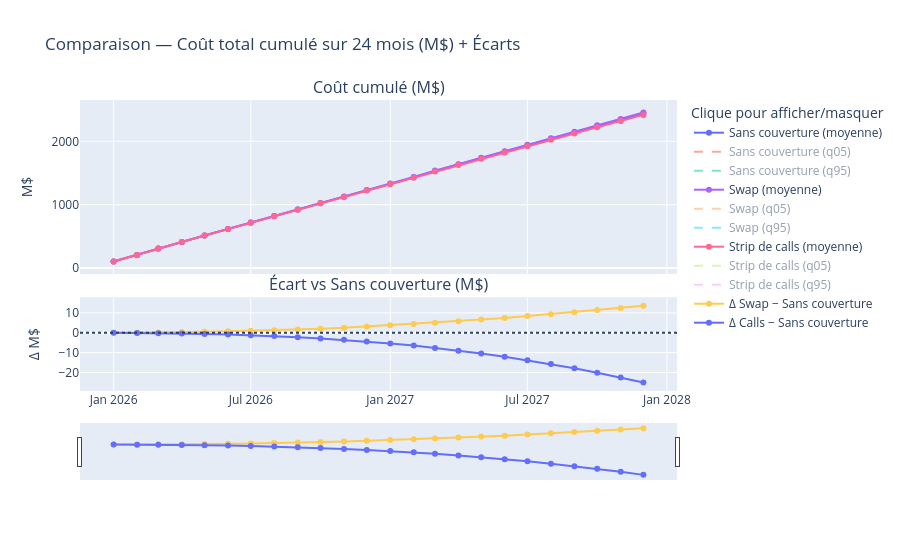

Here is the notebook cell this chart was saved with:
### Code cell
import numpy as np
import pandas as pd
import plotly.graph_objects as go
from plotly.subplots import make_subplots

x = pd.to_datetime(labels, format="%b-%y")
scale = 1e6  # en M$

# Convertir en M$
m_unh_m  = np.array(m_unh)  / scale
m_swp_m  = np.array(m_swp)  / scale
m_cal_m  = np.array(m_cal)  / scale

q05_unh_m = np.array(q05_unh) / scale
q95_unh_m = np.array(q95_unh) / scale
q05_swp_m = np.array(q05_swp) / scale
q95_swp_m = np.array(q95_swp) / scale
q05_cal_m = np.array(q05_cal) / scale
q95_cal_m = np.array(q95_cal) / scale

# Écarts (moyennes) vs sans couverture
d_swp = m_swp_m - m_unh_m
d_cal = m_cal_m - m_unh_m

fig = make_subplots(
    rows=2, cols=1, shared_xaxes=True, vertical_spacing=0.08,
    row_heights=[0.65, 0.35],
    subplot_titles=("Coût cumulé (M$)", "Écart vs Sans couverture (M$)")
)

def add_levels(mean, q05, q95, name):
    fig.add_trace(go.Scatter(
        x=x, y=mean, mode="lines+markers",
        name=f"{name} (moyenne)",
        hovertemplate="%{x|%b-%y}<br>"+f"{name}: "+"%{y:,.2f} M$<extra></extra>"
    ), row=1, col=1)

    fig.add_trace(go.Scatter(
        x=x, y=q05, mode="lines", line=dict(dash="dash"),
        name=f"{name} (q05)", visible="legendonly",
        hovertemplate="%{x|%b-%y}<br>"+f"{name} q05: "+"%{y:,.2f} M$<extra></extra>"
    ), row=1, col=1)

    fig.add_trace(go.Scatter(
        x=x, y=q95, mode="lines", line=dict(dash="dash"),
        name=f"{name} (q95)", visible="legendonly",
        hovertemplate="%{x|%b-%y}<br>"+f"{name} q95: "+"%{y:,.2f} M$<extra></extra>"
    ), row=1, col=1)

add_levels(m_unh_m, q05_unh_m, q95_unh_m, "Sans couverture")
add_levels(m_swp_m, q05_swp_m, q95_swp_m, "Swap")
add_levels(m_cal_m, q05_cal_m, q95_cal_m, "Strip de calls")

# Panneau des écarts
fig.add_trace(go.Scatter(
    x=x, y=d_swp, mode="lines+markers",
    name="Δ Swap − Sans couverture",
    hovertemplate="%{x|%b-%y}<br>Δ Swap: %{y:,.2f} M$<extra></extra>"
), row=2, col=1)

fig.add_trace(go.Scatter(
    x=x, y=d_cal, mode="lines+markers",
    name="Δ Calls − Sans couverture",
    hovertemplate="%{x|%b-%y}<br>Δ Calls: %{y:,.2f} M$<extra></extra>"
), row=2, col=1)

# Ligne y=0 pour lire l'écart facilement
fig.add_hline(y=0, line_dash="dot", row=2, col=1)

fig.update_layout(
    title="Comparaison — Coût total cumulé sur 24 mois (M$) + Écarts",
    hovermode="x unified",
    legend_title="Clique pour afficher/masquer",
)

fig.update_yaxes(title_text="M$", row=1, col=1)
fig.update_yaxes(title_text="Δ M$", row=2, col=1)
fig.update_xaxes(rangeslider_visible=True, row=2, col=1)

fig.show()

### Figure 1 — Plotly figure (JSON) as saved in the notebook; plotly's stock layout.template omitted (floating-point values rounded to 4 significant figures)
{"data": [{"hovertemplate": "%{x|%b-%y}<br>Sans couverture: %{y:,.2f} M$<extra></extra>", "mode": "lines+markers", "name": "Sans couverture (moyenne)", "type": "scatter", "x": ["2026-01-01T00:00:00", "2026-02-01T00:00:00", "2026-03-01T00:00:00", "2026-04-01T00:00:00", "2026-05-01T00:00:00", "2026-06-01T00:00:00", "2026-07-01T00:00:00", "2026-08-01T00:00:00", "2026-09-01T00:00:00", "2026-10-01T00:00:00", "2026-11-01T00:00:00", "2026-12-01T00:00:00", "2027-01-01T00:00:00", "2027-02-01T00:00:00", "2027-03-01T00:00:00", "2027-04-01T00:00:00", "2027-05-01T00:00:00", "2027-06-01T00:00:00", "2027-07-01T00:00:00", "2027-08-01T00:00:00", "2027-09-01T00:00:00", "2027-10-01T00:00:00", "2027-11-01T00:00:00", "2027-12-01T00:00:00"], "xaxis": "x", "y": [102.9, 205.6, 308.2, 410.8, 513.2, 615.7, 718.0, 820.2, 922.3, 1024.0, 1126.0, 1228.0, 1330.0, 1431.0, 1533.0, 1634.0, 1735.0, 1837.0, 1938.0, 2039.0, 2139.0, 2240.0, 2341.0, 2442.0], "yaxis": "y"}, {"hovertemplate": "%{x|%b-%y}<br>Sans couverture q05: %{y:,.2f} M$<extra></extra>", "line": {"dash": "dash"}, "mode": "lines", "name": "Sans couverture (q05)", "type": "scatter", "visible": "legendonly", "x": ["2026-01-01T00:00:00", "2026-02-01T00:00:00", "2026-03-01T00:00:00", "2026-04-01T00:00:00", "2026-05-01T00:00:00", "2026-06-01T00:00:00", "2026-07-01T00:00:00", "2026-08-01T00:00:00", "2026-09-01T00:00:00", "2026-10-01T00:00:00", "2026-11-01T00:00:00", "2026-12-01T00:00:00", "2027-01-01T00:00:00", "2027-02-01T00:00:00", "2027-03-01T00:00:00", "2027-04-01T00:00:00", "2027-05-01T00:00:00", "2027-06-01T00:00:00", "2027-07-01T00:00:00", "2027-08-01T00:00:00", "2027-09-01T00:00:00", "2027-10-01T00:00:00", "2027-11-01T00:00:00", "2027-12-01T00:00:00"], "xaxis": "x", "y": [88.53, 182.7, 277.1, 371.8, 466.2, 561.1, 655.5, 750.1, 844.3, 938.3, 1033.0, 1127.0, 1221.0, 1315.0, 1408.0, 1502.0, 1596.0, 1689.0, 1782.0, 1875.0, 1968.0, 2062.0, 2155.0, 2248.0], "yaxis": "y"}, {"hovertemplate": "%{x|%b-%y}<br>Sans couverture q95: %{y:,.2f} M$<extra></extra>", "line": {"dash": "dash"}, "mode": "lines", "name": "Sans couverture (q95)", "type": "scatter", "visible": "legendonly", "x": ["2026-01-01T00:00:00", "2026-02-01T00:00:00", "2026-03-01T00:00:00", "2026-04-01T00:00:00", "2026-05-01T00:00:00", "2026-06-01T00:00:00", "2026-07-01T00:00:00", "2026-08-01T00:00:00", "2026-09-01T00:00:00", "2026-10-01T00:00:00", "2026-11-01T00:00:00", "2026-12-01T00:00:00", "2027-01-01T00:00:00", "2027-02-01T00:00:00", "2027-03-01T00:00:00", "2027-04-01T00:00:00", "2027-05-01T00:00:00", "2027-06-01T00:00:00", "2027-07-01T00:00:00", "2027-08-01T00:00:00", "2027-09-01T00:00:00", "2027-10-01T00:00:00", "2027-11-01T00:00:00", "2027-12-01T00:00:00"], "xaxis": "x", "y": [118.5, 230.4, 341.6, 452.6, 563.4, 674.2, 784.8, 895.0, 1005.0, 1116.0, 1226.0, 1336.0, 1446.0, 1556.0, 1666.0, 1775.0, 1885.0, 1994.0, 2103.0, 2213.0, 2322.0, 2431.0, 2540.0, 2649.0], "yaxis": "y"}, {"hovertemplate": "%{x|%b-%y}<br>Swap: %{y:,.2f} M$<extra></extra>", "mode": "lines+markers", "name": "Swap (moyenne)", "type": "scatter", "x": ["2026-01-01T00:00:00", "2026-02-01T00:00:00", "2026-03-01T00:00:00", "2026-04-01T00:00:00", "2026-05-01T00:00:00", "2026-06-01T00:00:00", "2026-07-01T00:00:00", "2026-08-01T00:00:00", "2026-09-01T00:00:00", "2026-10-01T00:00:00", "2026-11-01T00:00:00", "2026-12-01T00:00:00", "2027-01-01T00:00:00", "2027-02-01T00:00:00", "2027-03-01T00:00:00", "2027-04-01T00:00:00", "2027-05-01T00:00:00", "2027-06-01T00:00:00", "2027-07-01T00:00:00", "2027-08-01T00:00:00", "2027-09-01T00:00:00", "2027-10-01T00:00:00", "2027-11-01T00:00:00", "2027-12-01T00:00:00"], "xaxis": "x", "y": [102.9, 205.7, 308.4, 411.1, 513.8, 616.4, 718.9, 821.5, 923.9, 1026.0, 1129.0, 1231.0, 1333.0, 1436.0, 1538.0, 1640.0, 1742.0, 1844.0, 1946.0, 2048.0, 2150.0, 2252.0, 2353.0, 2455.0], "yaxis": "y"}, {"hovertemplate": "%{x|%b-%y}<br>Swap q05: %{y:,.2f} M$<extra></extra>", "line": {"dash": "dash"}, "mode": "lines", "name": "Swap (q05)", "type": "scatter", "visible": "legendonly", "x": ["2026-01-01T00:00:00", "2026-02-01T00:00:00", "2026-03-01T00:00:00", "2026-04-01T00:00:00", "2026-05-01T00:00:00", "2026-06-01T00:00:00", "2026-07-01T00:00:00", "2026-08-01T00:00:00", "2026-09-01T00:00:00", "2026-10-01T00:00:00", "2026-11-01T00:00:00", "2026-12-01T00:00:00", "2027-01-01T00:00:00", "2027-02-01T00:00:00", "2027-03-01T00:00:00", "2027-04-01T00:00:00", "2027-05-01T00:00:00", "2027-06-01T00:00:00", "2027-07-01T00:00:00", "2027-08-01T00:00:00", "2027-09-01T00:00:00", "2027-10-01T00:00:00", "2027-11-01T00:00:00", "2027-12-01T00:00:00"], "xaxis": "x", "y": [102.9, 205.7, 308.4, 411.1, 513.8, 616.4, 718.9, 821.5, 923.9, 1026.0, 1129.0, 1231.0, 1333.0, 1436.0, 1538.0, 1640.0, 1742.0, 1844.0, 1946.0, 2048.0, 2150.0, 2252.0, 2353.0, 2455.0], "yaxis": "y"}, {"hovertemplate": "%{x|%b-%y}<br>Swap q95: %{y:,.2f} M$<extra></extra>", "line": {"dash": "dash"}, "mode": "lines", "name": "Swap (q95)", "type": "scatter", "visible": "legendonly", "x": ["2026-01-01T00:00:00", "2026-02-01T00:00:00", "2026-03-01T00:00:00", "2026-04-01T00:00:00", "2026-05-01T00:00:00", "2026-06-01T00:00:00", "2026-07-01T00:00:00", "2026-08-01T00:00:00", "2026-09-01T00:00:00", "2026-10-01T00:00:00", "2026-11-01T00:00:00", "2026-12-01T00:00:00", "2027-01-01T00:00:00", "2027-02-01T00:00:00", "2027-03-01T00:00:00", "2027-04-01T00:00:00", "2027-05-01T00:00:00", "2027-06-01T00:00:00", "2027-07-01T00:00:00", "2027-08-01T00:00:00", "2027-09-01T00:00:00", "2027-10-01T00:00:00", "2027-11-01T00:00:00", "2027-12-01T00:00:00"], "xaxis": "x", "y": [102.9, 205.7, 308.4, 411.1, 513.8, 616.4, 718.9, 821.5, 923.9, 1026.0, 1129.0, 1231.0, 1333.0, 1436.0, 1538.0, 1640.0, 1742.0, 1844.0, 1946.0, 2048.0, 2150.0, 2252.0, 2353.0, 2455.0], "yaxis": "y"}, {"hovertemplate": "%{x|%b-%y}<br>Strip de calls: %{y:,.2f} M$<extra></extra>", "mode": "lines+markers", "name": "Strip de calls (moyenne)", "type": "scatter", "x": ["2026-01-01T00:00:00", "2026-02-01T00:00:00", "2026-03-01T00:00:00", "2026-04-01T00:00:00", "2026-05-01T00:00:00", "2026-06-01T00:00:00", "2026-07-01T00:00:00", "2026-08-01T00:00:00", "2026-09-01T00:00:00", "2026-10-01T00:00:00", "2026-11-01T00:00:00", "2026-12-01T00:00:00", "2027-01-01T00:00:00", "2027-02-01T00:00:00", "2027-03-01T00:00:00", "2027-04-01T00:00:00", "2027-05-01T00:00:00", "2027-06-01T00:00:00", "2027-07-01T00:00:00", "2027-08-01T00:00:00", "2027-09-01T00:00:00", "2027-10-01T00:00:00", "2027-11-01T00:00:00", "2027-12-01T00:00:00"], "xaxis": "x", "y": [102.8, 205.5, 308.0, 410.4, 512.7, 614.8, 716.7, 818.5, 920.0, 1021.0, 1123.0, 1223.0, 1324.0, 1425.0, 1525.0, 1625.0, 1725.0, 1825.0, 1924.0, 2023.0, 2122.0, 2220.0, 2318.0, 2416.0], "yaxis": "y"}, {"hovertemplate": "%{x|%b-%y}<br>Strip de calls q05: %{y:,.2f} M$<extra></extra>", "line": {"dash": "dash"}, "mode": "lines", "name": "Strip de calls (q05)", "type": "scatter", "visible": "legendonly", "x": ["2026-01-01T00:00:00", "2026-02-01T00:00:00", "2026-03-01T00:00:00", "2026-04-01T00:00:00", "2026-05-01T00:00:00", "2026-06-01T00:00:00", "2026-07-01T00:00:00", "2026-08-01T00:00:00", "2026-09-01T00:00:00", "2026-10-01T00:00:00", "2026-11-01T00:00:00", "2026-12-01T00:00:00", "2027-01-01T00:00:00", "2027-02-01T00:00:00", "2027-03-01T00:00:00", "2027-04-01T00:00:00", "2027-05-01T00:00:00", "2027-06-01T00:00:00", "2027-07-01T00:00:00", "2027-08-01T00:00:00", "2027-09-01T00:00:00", "2027-10-01T00:00:00", "2027-11-01T00:00:00", "2027-12-01T00:00:00"], "xaxis": "x", "y": [92.64, 191.3, 290.1, 388.9, 487.9, 587.1, 686.1, 785.1, 884.0, 982.9, 1082.0, 1180.0, 1279.0, 1377.0, 1476.0, 1574.0, 1672.0, 1769.0, 1867.0, 1964.0, 2061.0, 2158.0, 2255.0, 2352.0], "yaxis": "y"}, {"hovertemplate": "%{x|%b-%y}<br>Strip de calls q95: %{y:,.2f} M$<extra></extra>", "line": {"dash": "dash"}, "mode": "lines", "name": "Strip de calls (q95)", "type": "scatter", "visible": "legendonly", "x": ["2026-01-01T00:00:00", "2026-02-01T00:00:00", "2026-03-01T00:00:00", "2026-04-01T00:00:00", "2026-05-01T00:00:00", "2026-06-01T00:00:00", "2026-07-01T00:00:00", "2026-08-01T00:00:00", "2026-09-01T00:00:00", "2026-10-01T00:00:00", "2026-11-01T00:00:00", "2026-12-01T00:00:00", "2027-01-01T00:00:00", "2027-02-01T00:00:00", "2027-03-01T00:00:00", "2027-04-01T00:00:00", "2027-05-01T00:00:00", "2027-06-01T00:00:00", "2027-07-01T00:00:00", "2027-08-01T00:00:00", "2027-09-01T00:00:00", "2027-10-01T00:00:00", "2027-11-01T00:00:00", "2027-12-01T00:00:00"], "xaxis": "x", "y": [106.0, 212.1, 318.4, 424.7, 531.0, 636.0, 740.5, 844.7, 948.6, 1052.0, 1156.0, 1259.0, 1361.0, 1464.0, 1566.0, 1668.0, 1770.0, 1871.0, 1972.0, 2072.0, 2173.0, 2273.0, 2373.0, 2472.0], "yaxis": "y"}, {"hovertemplate": "%{x|%b-%y}<br>Δ Swap: %{y:,.2f} M$<extra></extra>", "mode": "lines+markers", "name": "Δ Swap − Sans couverture", "type": "scatter", "x": ["2026-01-01T00:00:00", "2026-02-01T00:00:00", "2026-03-01T00:00:00", "2026-04-01T00:00:00", "2026-05-01T00:00:00", "2026-06-01T00:00:00", "2026-07-01T00:00:00", "2026-08-01T00:00:00", "2026-09-01T00:00:00", "2026-10-01T00:00:00", "2026-11-01T00:00:00", "2026-12-01T00:00:00", "2027-01-01T00:00:00", "2027-02-01T00:00:00", "2027-03-01T00:00:00", "2027-04-01T00:00:00", "2027-05-01T00:00:00", "2027-06-01T00:00:00", "2027-07-01T00:00:00", "2027-08-01T00:00:00", "2027-09-01T00:00:00", "2027-10-01T00:00:00", "2027-11-01T00:00:00", "2027-12-01T00:00:00"], "xaxis": "x2", "y": [4.668e-10, 0.03836, 0.1775, 0.3543, 0.5279, 0.7068, 0.9707, 1.285, 1.68, 2.062, 2.557, 3.183, 3.798, 4.401, 5.051, 5.816, 6.601, 7.355, 8.373, 9.293, 10.33, 11.39, 12.45, 13.58], "yaxis": "y2"}, {"hovertemplate": "%{x|%b-%y}<br>Δ Calls: %{y:,.2f} M$<extra></extra>", "mode": "lines+markers", "name": "Δ Calls − Sans couverture", "type": "scatter", "x": ["2026-01-01T00:00:00", "2026-02-01T00:00:00", "2026-03-01T00:00:00", "2026-04-01T00:00:00", "2026-05-01T00:00:00", "2026-06-01T00:00:00", "2026-07-01T00:00:00", "2026-08-01T00:00:00", "2026-09-01T00:00:00", "2026-10-01T00:00:00", "2026-11-01T00:00:00", "2026-12-01T00:00:00", "2027-01-01T00:00:00", "2027-02-01T00:00:00", "2027-03-01T00:00:00", "2027-04-01T00:00:00", "2027-05-01T00:00:00", "2027-06-01T00:00:00", "2027-07-01T00:00:00", "2027-08-01T00:00:00", "2027-09-01T00:00:00", "2027-10-01T00:00:00", "2027-11-01T00:00:00", "2027-12-01T00:00:00"], "xaxis": "x2", "y": [-0.03052, -0.09262, -0.1978, -0.3546, -0.5733, -0.8599, -1.224, -1.672, -2.209, -2.846, -3.581, -4.423, -5.384, -6.464, -7.673, -9.007, -10.48, -12.1, -13.86, -15.78, -17.85, -20.09, -22.49, -25.07], "yaxis": "y2"}], "layout": {"annotations": [{"font": {"size": 16}, "showarrow": false, "text": "Coût cumulé (M$)", "x": 0.5, "xanchor": "center", "xref": "paper", "y": 1, "yanchor": "bottom", "yref": "paper"}, {"font": {"size": 16}, "showarrow": false, "text": "Écart vs Sans couverture (M$)", "x": 0.5, "xanchor": "center", "xref": "paper", "y": 0.322, "yanchor": "bottom", "yref": "paper"}], "hovermode": "x unified", "legend": {"title": {"text": "Clique pour afficher/masquer"}}, "shapes": [{"line": {"dash": "dot"}, "type": "line", "x0": 0, "x1": 1, "xref": "x2 domain", "y0": 0, "y1": 0, "yref": "y2"}], "title": {"text": "Comparaison — Coût total cumulé sur 24 mois (M$) + Écarts"}, "xaxis": {"anchor": "y", "domain": [0, 1], "matches": "x2", "showticklabels": false}, "xaxis2": {"anchor": "y2", "domain": [0, 1], "rangeslider": {"visible": true}}, "yaxis": {"anchor": "x", "domain": [0.402, 1], "title": {"text": "M$"}}, "yaxis2": {"anchor": "x2", "domain": [0, 0.322], "title": {"text": "Δ M$"}}}}
